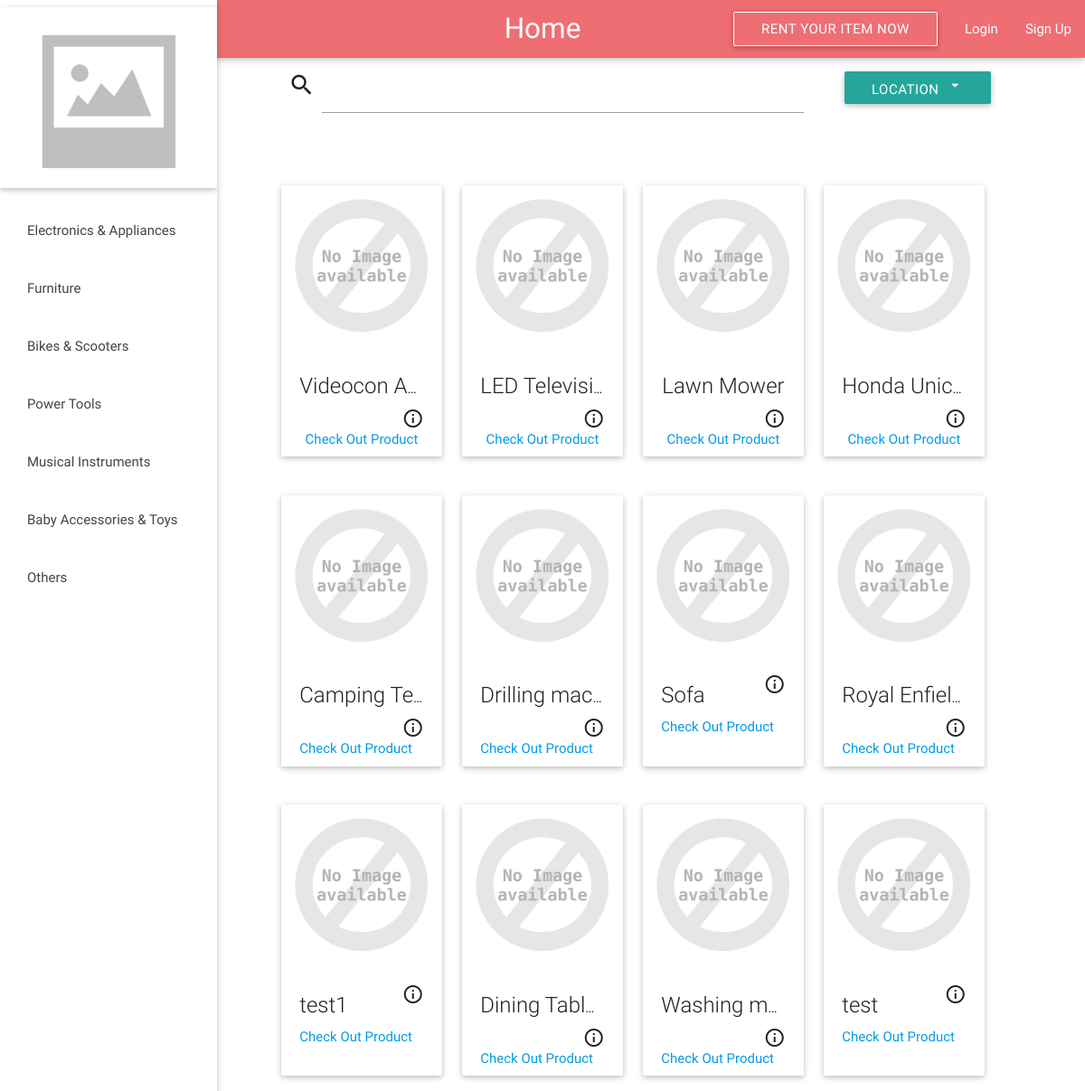
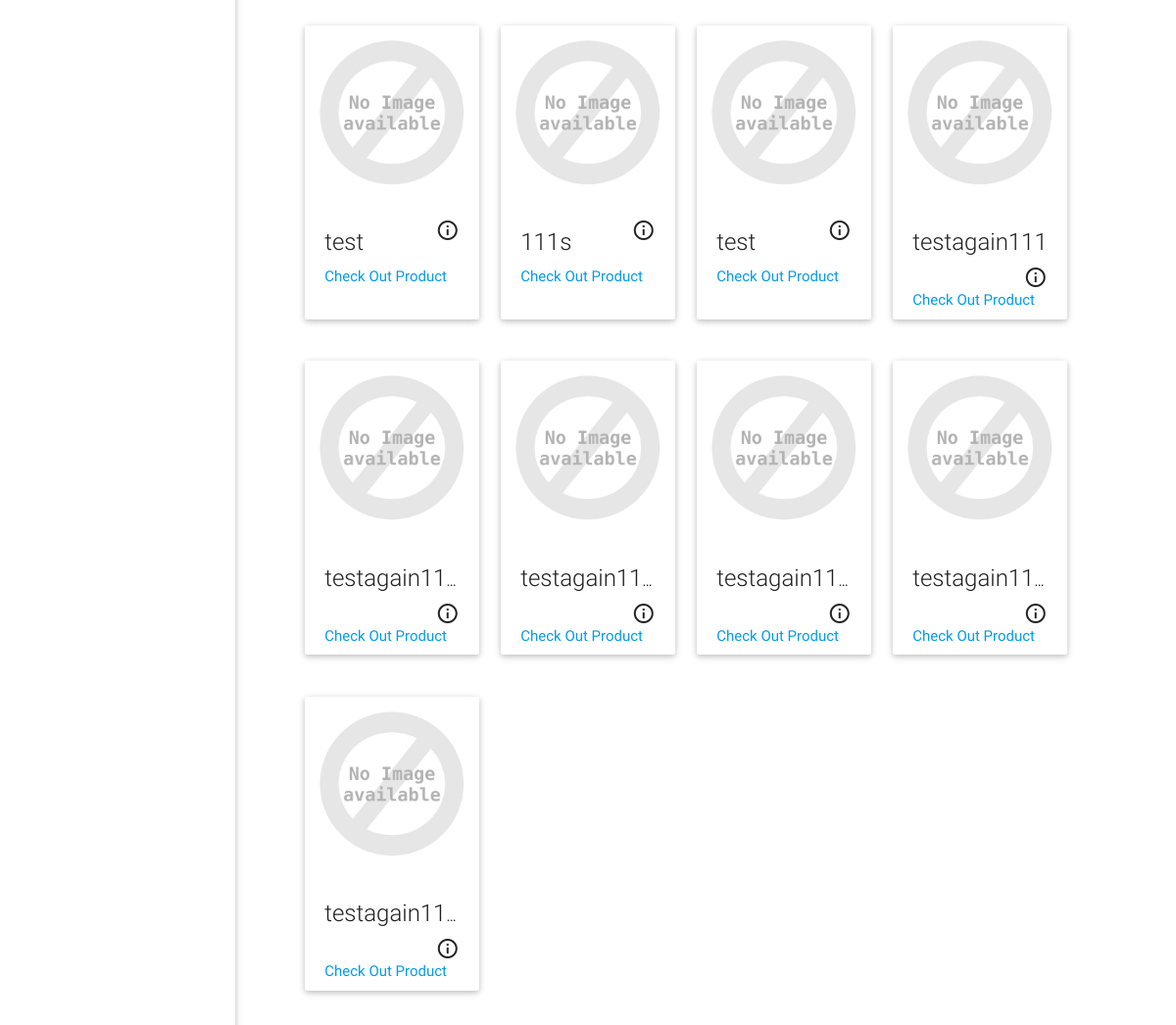
The page / on the database its author committed (2 pictures, top to bottom).
### tables this page shows
CREATE TABLE IF NOT EXISTS `Product` (
  `product_ID` int(5) unsigned zerofill NOT NULL AUTO_INCREMENT COMMENT 'P_id',
  `pname` varchar(1000) NOT NULL COMMENT 'Product Name',
  `category` varchar(1000) NOT NULL DEFAULT 'Other' COMMENT 'Product Category',
  `u_ID` bigint(250) DEFAULT NULL COMMENT 'Renter ID',
  `description` varchar(5000) DEFAULT NULL COMMENT 'Product Description',
  `alternate_address` varchar(3000) NOT NULL COMMENT 'alternate address',
  `availability` tinyint(1) NOT NULL DEFAULT '1' COMMENT 'avilable or not',
  `location` varchar(1000) NOT NULL COMMENT 'Product Location',
  `price_day` decimal(10,0) NOT NULL COMMENT 'Price/Day',
  `price_week` decimal(10,0) NOT NULL COMMENT 'Price/Week',
  `price_month` decimal(10,0) NOT NULL COMMENT 'Price/Month',
  `actual_price` decimal(10,0) NOT NULL COMMENT 'product price',
  `bond` tinyint(1) DEFAULT NULL COMMENT 'Bond Required or Not',
  `rating` float NOT NULL DEFAULT '-1' COMMENT 'Product Rating',
  PRIMARY KEY (`product_ID`)
);

### index.php (the view, shortened to what this page needs)
 <?php
 require_once 'db.php';
 ?>
 <!DOCTYPE html>
 <html>
   <head>
     <link type="text/css" rel="stylesheet" href="css/materialize.min.css"  media="screen,projection"/>
   </head>
   <body>
 <header>
	  <ul id="slide-out" class="side-nav fixed col s2 ">
		  <ul>
			<div class="card no-margin">
				<div class="card-image" style="background:#FFF;height:200px;">
						<a href="index.php"><img src="images/sample-1.png" style="transform:scale(0.9,.9);"></a>
				</div>
			</div>
		  </ul>
		  <ul class="no-padding">
			  <li  class="bold"><a class="waves-effect waves-teal sidenava" href="/handminiproject/categorypage.php?cid=Electronics And Home Appliances">Electronics & Appliances</a></li>
			  <li  class="bold"><a class="waves-effect waves-teal sidenava" href="/handminiproject/categorypage.php?cid=Furniture">Furniture</a></li>
			  <li  class="bold"><a class="waves-effect waves-teal sidenava" href="/handminiproject/categorypage.php?cid=Bikes And Scooters">Bikes & Scooters</a></li>
			  <li  class="bold"><a class="waves-effect waves-teal sidenava" href="/handminiproject/categorypage.php?cid=Power Tools">Power Tools</a></li>
			  <li  class="bold"><a class="waves-effect waves-teal sidenava" href="/handminiproject/categorypage.php?cid=Musical Instruments">Musical Instruments</a></li>
			  <li  class="bold"><a class="waves-effect waves-teal sidenava" href="/handminiproject/categorypage.php?cid=Baby Accessories And Toys">Baby Accessories & Toys</a></li>
			  <li  class="bold"><a class="waves-effect waves-teal sidenava" href="/handminiproject/categorypage.php?cid=Others">Others</a></li>
		  </ul>
	  </ul>
   <div class="">
   <nav>
	<div class="nav-wrapper">
     <a href="#" class="brand-logo center">Home</a>
     <ul id="nav-mobile" class="right hide-on-med-and-down">
            <li><a class='btn nav-wrapper hide-on-med-and-down' style="background:transparent;border:1px solid white;" id="rent" href='addproduct.php' style="line-height: 30px;">Rent Your Item Now</a></li>
     <?php if (isset($_SESSION['loggedin']) && $_SESSION['loggedin']): ?>
       <?php $_SESSION['rerror']='';
if(getimagesize('http://localhost/handminiproject/images/profile_pics/'.$_SESSION['uid'])!==false): ?><li><img style="height:50px;width:50px;"src=<?php echo "images/profile_pics/".$_SESSION['uid'];?> class="circle propic" onerror="this.src='images/logo.png';"><?php else:?><li><img style="height:50px;width:50px;"src="images/sample-1.jpg" class="circle propic"><?php  endif;?></li><li style="padding-left:10px;"><?php echo $_SESSION["name"];?></li></li><li><a href="#" data-activates="drop" class="dropdown-button  dropdown-button1 disableClick"><i class="material-icons ">arrow_drop_down</i></a></li>
				<ul id='drop' class='dropdown-content'>
					<li><a href="myaccount.php">My Account</a></li>
					<li class="divider"></li>
					<li><a href="#" id="logout" onclick="logout()" >Logout</a></li>
				</ul>
     <?php else:?>
       <li><a class="modal-trigger" href="#login">Login</a></li>
       <li><a class="modal-trigger" href="#signup">Sign Up</a></li>
  <?php endif;?>
	</ul>
</div>
</div>
</header>
   <center>
   <div class="row">
				<div class="input-field col m6 s9 offset-m3">
				  <i id="search" class="material-icons prefix">search</i>
				  <input id="keyword" name="keyword" type="text" class="validate" autocomplete="off">
				</div>
			<div class="input-field col s2 " style="margin-left:15px;">
				<a class='dropdown-button  dropdown-button2 btn hide-on-med-and-down' id="dropbutton" href='#' data-activates='dropdown1' style="line-height: 30px;"><span id="loc">Location</span><i  class="material-icons" style="padding-left:8px;">arrow_drop_down</i></a>
			  </div>
   </div>
   <div>
   	<strong><center id="rerror" class="red-text"><?php echo $_SESSION['rerror']; ?></center></strong><br>
   </div>
   <?php
   	$sql = "SELECT product_ID,pname,price_day,price_week,price_month,description FROM Product ORDER BY rating DESC";
	$stmt=$conn->prepare($sql);
	$stmt->execute();
	$pid='';
	$pname='';
	$price_day='';
	$price_week='';
	$price_month='';
	$description='';
	$stmt->bind_result($pid,$pname,$price_day,$price_week,$price_month,$description);
	$flag=0;
	while ($stmt->fetch()) {
	if ($flag==0) {
		echo "<div class='row'>";
		echo "<div class='col m2 s10 offset-s1 offset-m3 offset-s1'>";
	}else{?>
		<div class='col m2 s10 offset-s1'>
	<?php } ?>
		 <div class='card small'>
			<div class='card-image waves-effect waves-block waves-light'>
				<?php if(getimagesize('http://localhost/handminiproject/images/products/1/'.$pid)!==false): ?><img class='activator' src=<?php echo'images/products/1/'.$pid;?> onerror=\"this.src='images/logo.png'\"><?php else:?><img src="images/logo.png"><?php endif;?>
		<?php	echo"</div>
			<div class='card-content'>
				<div  style='text-overflow:ellipsis;overflow:hidden;white-space:nowrap;'><span class='card-title activator grey-text text-darken-4'  >".$pname."<i class='material-icons right' >info_outline</i></span></div>
				<span><a href='product.php?pid=".$pid."'>Check Out Product</a></span>
			</div>
			<div class='card-reveal'>
				<i class='material-icons right'>close</i><span class='card-title grey-text text-darken-4'>".$pname."</span>
				<p>".$description."</p>
			</div>
		</div>
       </div>";
	 $flag++;
	 if ($flag==4) {
	 	$flag=0;
	 	echo "</div></center>";
	 }
	}
   ?>
 </body>
 </html>

### rows shown on the page
product: pname "Videocon A…"
product: pname "LED Televisi…"
product: pname "Lawn Mower"
product: pname "Honda Unic…"
product: pname "Camping Te…"
product: pname "Drilling mac…"
product: pname "Sofa"
product: pname "Royal Enfiel…"
product: pname "test1"
product: pname "Dining Tabl…"
product: pname "Washing m…"
product: pname "test"
product: pname "test"
product: pname "111s"
product: pname "test"
product: pname "testagain111"
product: pname "testagain11…"
product: pname "testagain11…"
product: pname "testagain11…"
product: pname "testagain11…"
product: pname "testagain11…"
